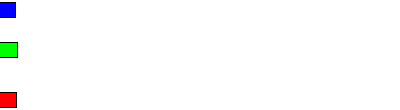
Frame 1 (no input)
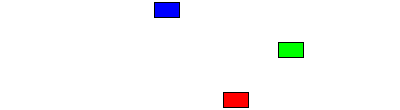
Frame 60 (the mouse pressed at the canvas centre just before this capture)
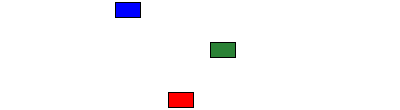
Frame 120 (the mouse held since frame 60 and released just before this capture)

The Processing sketch that drew these frames (run headless with seeded random() and noise(); from frame 60 on, the mouse is pressed at the canvas centre):

// Processing sketch: processing_115806
// ── processing_115806.pde

Car myCar1;
Car myCar2;
Car myCar3;

void setup(){
  size(400,110);
  myCar1 = new Car(color(255,0,0),0,100,2);
  myCar2 = new Car(color(0,0,255),0,10,1);
  myCar3 = new Car(color(0,255,0),0,50,1.5);
}

void draw(){
  background(255);
  myCar1.move();
  myCar1.display();
  myCar2.move();
  myCar2.display();
  myCar3.move();
  myCar3.display();
  
  if ((myCar1.xpos > width) || (myCar1.xpos <0)){
  myCar1.turn();
  myCar2.turn();
  myCar3.turn();
  }
  
  else if ((myCar2.xpos > width) || (myCar2.xpos <0)){
    myCar1.turn();
    myCar2.turn();
    myCar3.turn();
  }
  
  else if ((myCar3.xpos >width )|| (myCar3.xpos <0)){
    myCar1.turn();
    myCar2.turn();
    myCar3.turn();
  }
  
  
}

class Car {
  color c;
  float xpos;
  float ypos;
  float speed = 0;
  
  Car(color tempC, float tempXpos, float tempYpos, float tempXspeed){
    c = tempC;
    xpos = tempXpos;
    ypos = tempYpos;
    speed = random(2,5);
  }
  
  void display(){
    stroke(0);
    fill(c);
    rectMode(CENTER);
    rect(xpos, ypos, 25,15);
  }
  
  void move(){
    xpos = xpos + speed;
    if ((xpos > width) || (xpos <0)){
  
     c =  color(random(10, 150), random(10, 150), random(10, 150));
    }
  }
  void turn() {
  speed = -speed;
  
  }
}
